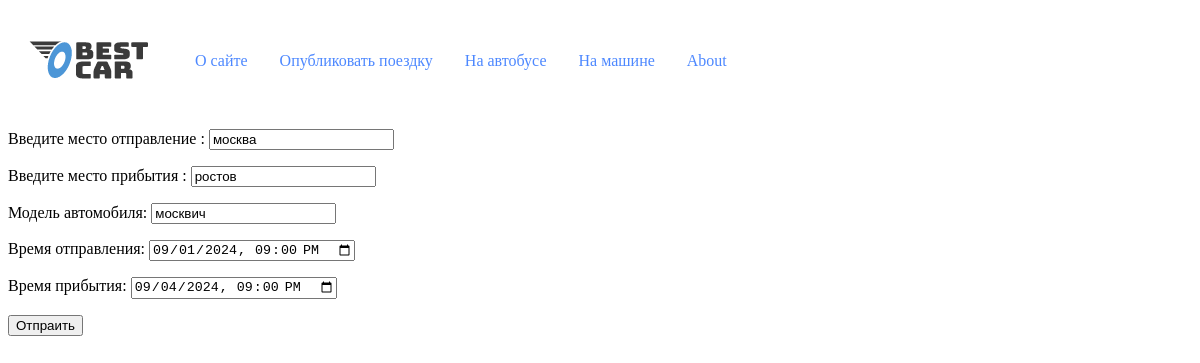
/update/7HNS0AKA9RV5BK034HFD36BLHAJDUI2IAPMFQWHL/, run on the app's committed database.
### bestcar/models.py (models this page shows, shortened)
class Publishing_a_trip(models.Model):
    SEATING = [
        (1, '1'),
        (2, '2'),
        (3, '3'),
        (4, '4')
    ]
    departure = models.CharField(max_length=100, verbose_name="отправление", validators=[Validators_language_model()])
    arrival = models.CharField(max_length=100, verbose_name="прибытие", validators=[Validators_language_model()])
    departure_time = models.DateTimeField(verbose_name="время отправления", validators=[Validators_date_model()])
    arrival_time = models.DateTimeField(verbose_name="время прибытия", default=None,
                                        validators=[Validators_date_model()])
    free_seating = models.PositiveSmallIntegerField(verbose_name='количество мест', choices=SEATING, default=1)
    reserved_seats = models.PositiveIntegerField(verbose_name='количество бронированных мест', default=0)
    cat = models.ForeignKey('Category', verbose_name="категория", on_delete=models.PROTECT, default=1)
    price = models.PositiveSmallIntegerField(verbose_name="цена")
    author = models.ForeignKey(get_user_model(), on_delete=models.CASCADE,
                               related_name="author", null=True, default=None)
    slug = models.SlugField(max_length=100, unique=True, db_index=True)
    models_auto = models.CharField(max_length=100, verbose_name="модель автомобиля")
    objects = models.Manager()
    car = CarManager()
    bus = BusManager()
    class Meta:
        verbose_name = 'Опубликованные поездки'
        verbose_name_plural = 'Опубликованные поездки'
        ordering = ('departure_time',)

### bestcar/views.py (the view, shortened to what this page needs)
# urls.py: path('update/<slug:slug>/', Update_user_trip.as_view(), name='update_user_trip'),
class Update_user_trip(DataMixin, BaseView, UpdateView):
    model = Publishing_a_trip
    form_class = Update_form
    template_name = 'bestcar/update.html'
    success_url = reverse_lazy('home')
    title_page = 'Форма для изменения данных поездки'
    def get(self, request, *args, **kwargs):
        try:
            slug = kwargs['slug']
            User_trip_object.users_trip_object(slug)
            return super().get(self, request, *args, **kwargs)
        except Http404 as e:
            return JsonResponse({
                "errorMessage": str(e),
                "status": 400
            })
    def get_context_data(self, **kwargs):
        context = super().get_context_data(**kwargs)
        return self.get_mixin_context(context)

### bestcar/forms.py (shortened to what this page needs)
class Update_form(forms.ModelForm):
    class Meta:
        model = Publishing_a_trip
        fields = ['departure', 'arrival', 'models_auto', 'departure_time', 'arrival_time']
        labels = {
            'departure': 'Введите место отправление ',
            'arrival': 'Введите место прибытия '
        }
        widgets = {'departure_time': forms.DateTimeInput(attrs={'type': 'datetime-local', 'class': 'form-control'}),
                   'arrival_time': forms.DateTimeInput(attrs={'type': 'datetime-local', 'class': 'form-control'})
                   }

### bestcar/services.py (called while the page is built)
    @staticmethod
    def users_trip_object(slug):
        try:
            return get_object_or_404(Publishing_a_trip, slug=slug)
        except Exception:
            raise Http404('Похоже эта поездка болше не существует')

### bestcar/utils.py (called while the page is built)
    def get_mixin_context(self, context, **kwargs):
        if self.title_page:
            context['title'] = self.title_page
        context['menu'] = MENU  # Предполагается, что MENU - это глобальная переменная
        context.update(kwargs)
        return context

### bestcar/views.py (called while the page is built)
    def dispatch(self, request, *args, **kwargs):
        try:
            response = super().dispatch(request, *args, **kwargs)
        except Exception as e:
            return self._response(e, status=400)
        if isinstance(response, (dict, list)):
            return self._response(response)
        else:
            return response

### bestcar/templates/bestcar/update.html (shortened to what this page needs)
{% extends 'base.html' %}
{% block content %}
    <form action="{% url 'update_user_trip' object.slug %}" method="post">
        {{ form.as_p}}
        <p><button type="submit">Отпраить</button>
    </form>
{% endblock %}

### data on the page
Publishing_a_trip: departure "москва", arrival "ростов", models_auto "москвич", departure_time "09/01/2024 21:00", arrival_time "09/04/2024 21:00"

### other printed values
{{ m.title }} "О сайте" "Опубликовать поездку" "На автобусе" "На машине"
